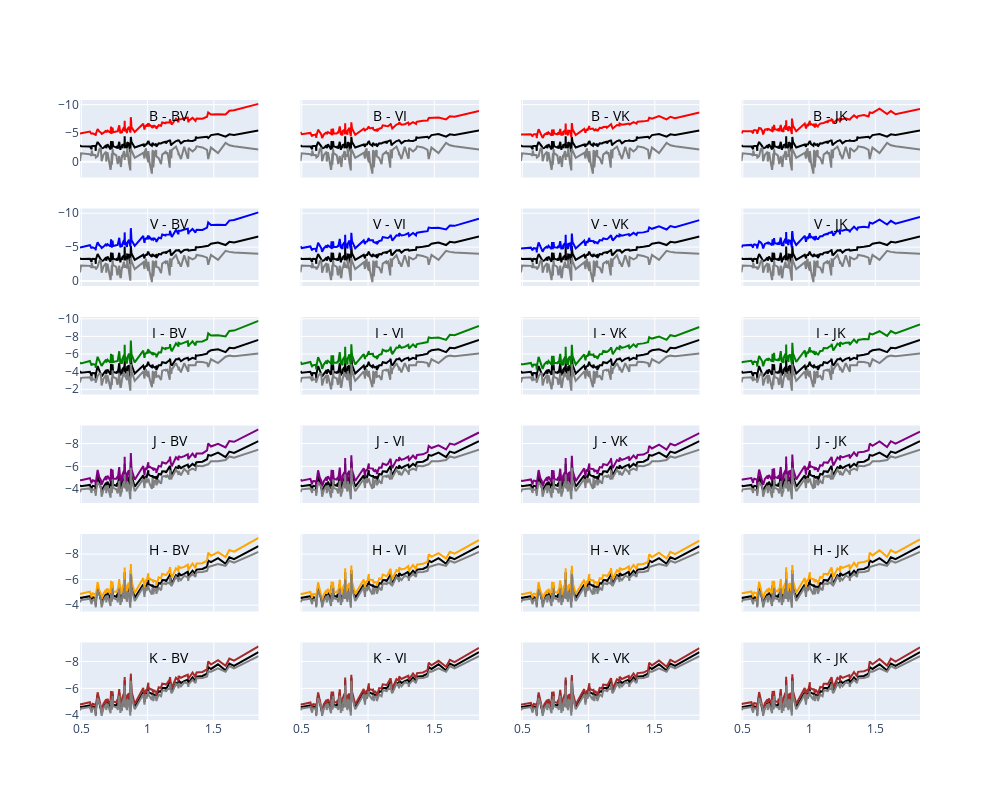
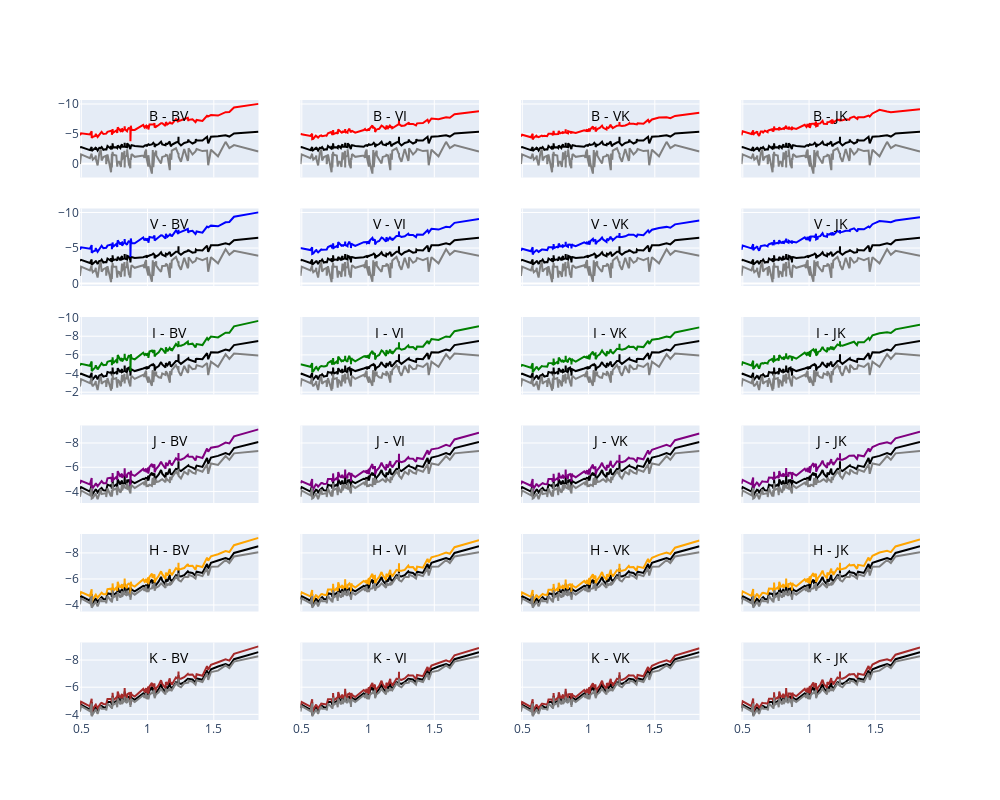

These figures' notebook cell, in order:
### Code cell
import plotly.graph_objects as go
from plotly.subplots import make_subplots
import plotly.io as pio  
def plt_wes_plotly(data, data2, w, d, title, s=0):
    col = ['BV', 'VI', 'VK', 'JK']  # 4 columns (color)
    #mag = ['BV', 'VI', 'VK', 'JK', 'X1', 'X2']  # 6 rows (magnitude)
    colors = ['red', 'blue', 'green', 'purple', 'orange', 'brown']

    # Create a 6x4 subplot grid (6 rows for mag, 4 columns for col)
    fig = make_subplots(rows=6, cols=4, shared_xaxes=True, shared_yaxes=True, 
                        horizontal_spacing=0.05, vertical_spacing=0.05)

    X = data['logP']

    for row_idx, mag_name in enumerate(mag):  # Loop over magnitude rows
        for col_idx, color in enumerate(col):  # Loop over color columns
            Y = data[f'M_{mag_name}0{d}']  # First dataset Y-values
            Z = data2[f'M_{mag_name}{d}']  # First dataset Y-values
            trace1 = go.Scatter(x=X, y=Y,
                                marker=dict(color='black'),
                                name=f"{mag_name} Data")
            trace3 = go.Scatter(x=X, y=Z,
                                marker=dict(color='grey'),
                                name=f"{mag_name} Data")

            Y_w = w[f'{mag_name}{color}{d}']  # Second dataset Y-values
            trace2 = go.Scatter(x=X, y=Y_w,
                                marker=dict(color=colors[row_idx]),
                                name=f"{mag_name} Model")

            fig.add_trace(trace1, row=row_idx+1, col=col_idx+1)
            fig.add_trace(trace2, row=row_idx+1, col=col_idx+1)
            fig.add_trace(trace3, row=row_idx+1, col=col_idx+1)

            # Add annotation (subplot title inside the plot)
            fig.add_annotation(
                text=f"{mag_name} - {color}", 
                xref='x domain', yref='y domain',
                x=0.5, y=0.95, showarrow=False, font=dict(size=14, color="black"),
                row=row_idx+1, col=col_idx+1
            )

    # Invert the y-axis for all subplots
    fig.update_yaxes(autorange="reversed")
#    save('wesen_data', img_out_path,0)   
    # Update layout
    fig.update_layout(width=1000, height=800, showlegend=False)
    pio.write_image(fig, img_out_path+process_step[0]+title, format='pdf')
    fig.show()

# Run the function
plt_wes_plotly(true_absolute,absolute, wesenheit, '_i', 'wesen_data_i.pdf', 0)
plt_wes_plotly(true_absolute,absolute, wesenheit, '_g', 'wesen_data_g.pdf', 0)
